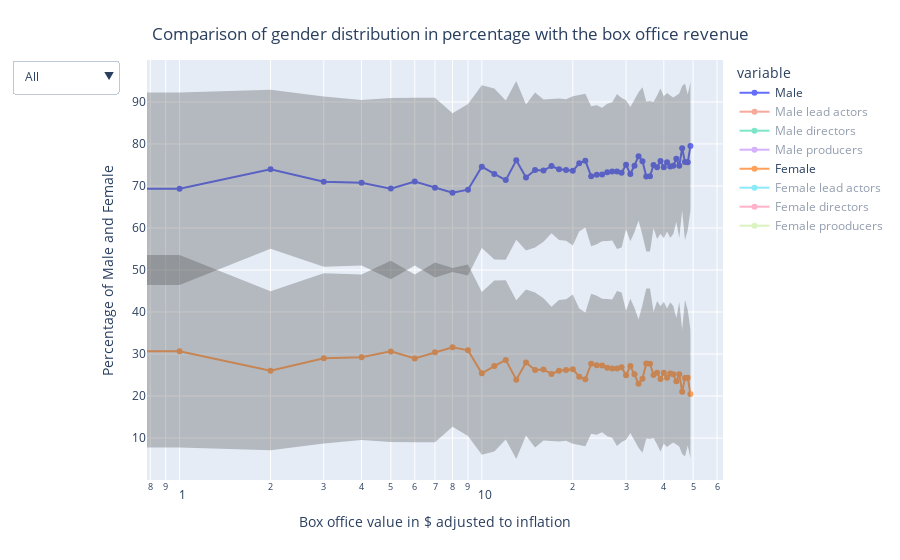

Notebook code for this chart:
### Code cell
# set up start plot
fig = px.line(
    df_box_per_years, 
    y=df_box_per_years.columns, 
    labels={
        'index': 'Box office value in $ adjusted to inflation',
        'box_office_value': 'Box office value in $ adjusted to inflation',
        'value': 'Percentage of Male and Female',
    },
    markers=True,
    log_x=True,
)

cat_stds = ['male_all', 'female_all', 'male_actors', 'female_actors', 'male_director', 'female_director', 'male_producer', 'female_producer']
for cat_std in cat_stds:
    fig.add_trace(
        go.Scatter(
            name=cat_std,
            x=list(df_box_per_years.index),
            y=df_box_per_years[cat_std] + df_stds['{}_std'.format(cat_std)],
            mode='lines',
            marker=dict(color="#444"),
            line=dict(width=0),
            showlegend=False
        )
    )
    fig.add_trace(
        go.Scatter(
            name=cat_std,
            x=list(df_box_per_years.index),
            y=df_box_per_years[cat_std] - df_stds['{}_std'.format(cat_std)],
            marker=dict(color="#444"),
            line=dict(width=0),
            mode='lines',
            fillcolor='rgba(68, 68, 68, 0.3)',
            fill='tonexty',
            showlegend=False
        )
    )

# groups and trace visibilities
categories = {
    'All':['male_all', 'female_all'], 
    'Lead Actors':['male_actors', 'female_actors'],
    'Directors':['male_director', 'female_director'],
    'Producers':['male_producer', 'female_producer'],
}
visibleCats = {}
for cat, cols in categories.items():
    visibleCats[cat] = [col in cols for col in df_box_per_years.columns]

for cat, cols in categories.items():
    vis = [2*[col[:-4] in cols] for col in df_stds.columns]
    visFlat = [item for sublist in vis for item in sublist]
    visibleCats[cat].extend(visFlat)

buttons = []
for cat, vis in visibleCats.items():
    button = dict(label=cat,
                    method = 'restyle',
                    args = ['visible',vis])
    buttons.append(button)

# update layout with buttons                       
fig.update_layout(
    updatemenus=[
        dict(
        type="dropdown",
        direction="down",
        buttons = buttons)
    ],
    hovermode='x'
)

variableNames = {
    'male_all': 'Male',
    'female_all': 'Female',
    'male_actors': 'Male lead actors',
    'female_actors': 'Female lead actors',
    'male_director': 'Male directors',
    'female_director': 'Female directors',
    'male_producer': 'Male producers',
    'female_producer': 'Female prooducers',
}

fig.for_each_trace(
    lambda t: t.update(
        visible = True if t.name in categories['All'] else "legendonly",
        name = variableNames.get(t.name) if variableNames.get(t.name) else t.name
    )
)

fig.update_layout(
    title={
        'text': "Comparison of gender distribution in percentage with the box office revenue",
        'y':0.95,
        'x':0.5,
        'xanchor': 'center',
        'yanchor': 'top'},
)

# buttons
fig.show()
plotly.offline.plot(fig, filename=os.path.join(PLOTS_PATH, 'gender_ratio_box_office.html'))

### Figure 1 — Plotly figure (JSON) as saved in the notebook; plotly's stock layout.template omitted (floating-point values rounded to 4 significant figures)
{"data": [{"hovertemplate": "variable=male_all<br>Box office value in $ adjusted to inflation=%{x}<br>Percentage of Male and Female=%{y}<extra></extra>", "legendgroup": "male_all", "line": {"color": "#636efa", "dash": "solid"}, "marker": {"symbol": "circle"}, "mode": "lines+markers", "name": "Male", "orientation": "v", "showlegend": true, "type": "scatter", "visible": true, "x": [0, 1, 2, 3, 4, 5, 6, 7, 8, 9, 10, 11, 12, 13, 14, 15, 16, 17, 18, 19, 20, 21, 22, 23, 24, 25, 26, 27, 28, 29, 30, 31, 32, 33, 34, 35, 36, 37, 38, 39, 40, 41, 42, 43, 44, 45, 46, 47, 48, 49], "xaxis": "x", "y": [69.79, 69.32, 73.99, 71.03, 70.76, 69.37, 71.05, 69.61, 68.41, 69.11, 74.6, 72.87, 71.4, 76.09, 72.04, 73.78, 73.67, 74.74, 73.99, 73.81, 73.6, 75.4, 76.03, 72.3, 72.69, 72.71, 73.24, 73.47, 73.45, 73.14, 75.05, 72.83, 74.81, 77.05, 75.89, 72.26, 72.32, 75, 74.46, 75.91, 74.46, 75.64, 74.61, 74.79, 76.5, 74.81, 79.01, 75.72, 75.63, 79.5], "yaxis": "y"}, {"hovertemplate": "variable=male_actors<br>Box office value in $ adjusted to inflation=%{x}<br>Percentage of Male and Female=%{y}<extra></extra>", "legendgroup": "male_actors", "line": {"color": "#EF553B", "dash": "solid"}, "marker": {"symbol": "circle"}, "mode": "lines+markers", "name": "Male lead actors", "orientation": "v", "showlegend": true, "type": "scatter", "visible": "legendonly", "x": [0, 1, 2, 3, 4, 5, 6, 7, 8, 9, 10, 11, 12, 13, 14, 15, 16, 17, 18, 19, 20, 21, 22, 23, 24, 25, 26, 27, 28, 29, 30, 31, 32, 33, 34, 35, 36, 37, 38, 39, 40, 41, 42, 43, 44, 45, 46, 47, 48, 49], "xaxis": "x", "y": [63.14, 60.61, 65.22, 64.76, 62.14, 63.49, 61.21, 61.13, 62.44, 59.59, 67.03, 65.82, 63.23, 69.3, 63.02, 67.02, 66.48, 66.38, 64.43, 66.29, 65.67, 66.87, 67.38, 62.68, 62.9, 64.08, 66.37, 65.65, 66.42, 63.96, 67.27, 64.24, 66.6, 68.85, 66.52, 64.03, 64.85, 67.35, 66.67, 67.87, 65.84, 65.95, 67.23, 66.38, 68.27, 64.94, 71.21, 66.51, 69.66, 72.22], "yaxis": "y"}, {"hovertemplate": "variable=male_director<br>Box office value in $ adjusted to inflation=%{x}<br>Percentage of Male and Female=%{y}<extra></extra>", "legendgroup": "male_director", "line": {"color": "#00cc96", "dash": "solid"}, "marker": {"symbol": "circle"}, "mode": "lines+markers", "name": "Male directors", "orientation": "v", "showlegend": true, "type": "scatter", "visible": "legendonly", "x": [0, 1, 2, 3, 4, 5, 6, 7, 8, 9, 10, 11, 12, 13, 14, 15, 16, 17, 18, 19, 20, 21, 22, 23, 24, 25, 26, 27, 28, 29, 30, 31, 32, 33, 34, 35, 36, 37, 38, 39, 40, 41, 42, 43, 44, 45, 46, 47, 48, 49], "xaxis": "x", "y": [89.36, 87.01, 91.77, 88.54, 91.67, 86.58, 93.67, 88.89, 85.8, 93.08, 96.79, 91.03, 87.65, 91.98, 98.77, 93.17, 95.62, 95.09, 96.32, 92.64, 93.87, 97.58, 98.17, 97.56, 95.76, 95.76, 93.94, 93.9, 93.98, 94.51, 96.34, 94.55, 96.39, 96.99, 95.12, 95.78, 95.18, 95.81, 94.58, 96.34, 96.99, 98.79, 95.78, 96.39, 97.59, 97.59, 100, 95.18, 95.76, 98.78], "yaxis": "y"}, {"hovertemplate": "variable=male_producer<br>Box office value in $ adjusted to inflation=%{x}<br>Percentage of Male and Female=%{y}<extra></extra>", "legendgroup": "male_producer", "line": {"color": "#ab63fa", "dash": "solid"}, "marker": {"symbol": "circle"}, "mode": "lines+markers", "name": "Male producers", "orientation": "v", "showlegend": true, "type": "scatter", "visible": "legendonly", "x": [0, 1, 2, 3, 4, 5, 6, 7, 8, 9, 10, 11, 12, 13, 14, 15, 16, 17, 18, 19, 20, 21, 22, 23, 24, 25, 26, 27, 28, 29, 30, 31, 32, 33, 34, 35, 36, 37, 38, 39, 40, 41, 42, 43, 44, 45, 46, 47, 48, 49], "xaxis": "x", "y": [79.55, 85.05, 90.53, 81.48, 86.41, 84.85, 89.52, 83.93, 80.87, 90.09, 89.6, 81.74, 89.23, 91.15, 88.5, 89.43, 88.28, 92.65, 94.78, 91.73, 90.91, 93.89, 94.93, 93.01, 93.53, 93.48, 89.47, 89.44, 90.85, 94.48, 91.1, 93.15, 91.43, 94, 93.62, 85.62, 88.59, 90.38, 91.95, 91.03, 90.62, 88.61, 88.08, 91.61, 91.82, 93.08, 91.36, 90.85, 81.99, 85.37], "yaxis": "y"}, {"hovertemplate": "variable=female_all<br>Box office value in $ adjusted to inflation=%{x}<br>Percentage of Male and Female=%{y}<extra></extra>", "legendgroup": "female_all", "line": {"color": "#FFA15A", "dash": "solid"}, "marker": {"symbol": "circle"}, "mode": "lines+markers", "name": "Female", "orientation": "v", "showlegend": true, "type": "scatter", "visible": true, "x": [0, 1, 2, 3, 4, 5, 6, 7, 8, 9, 10, 11, 12, 13, 14, 15, 16, 17, 18, 19, 20, 21, 22, 23, 24, 25, 26, 27, 28, 29, 30, 31, 32, 33, 34, 35, 36, 37, 38, 39, 40, 41, 42, 43, 44, 45, 46, 47, 48, 49], "xaxis": "x", "y": [30.21, 30.68, 26.01, 28.97, 29.24, 30.63, 28.95, 30.39, 31.59, 30.89, 25.4, 27.13, 28.6, 23.91, 27.96, 26.22, 26.33, 25.26, 26.01, 26.19, 26.4, 24.6, 23.97, 27.7, 27.31, 27.29, 26.76, 26.53, 26.55, 26.86, 24.95, 27.17, 25.19, 22.95, 24.11, 27.74, 27.68, 25, 25.54, 24.09, 25.54, 24.36, 25.39, 25.21, 23.5, 25.19, 20.99, 24.28, 24.37, 20.5], "yaxis": "y"}, {"hovertemplate": "variable=female_actors<br>Box office value in $ adjusted to inflation=%{x}<br>Percentage of Male and Female=%{y}<extra></extra>", "legendgroup": "female_actors", "line": {"color": "#19d3f3", "dash": "solid"}, "marker": {"symbol": "circle"}, "mode": "lines+markers", "name": "Female lead actors", "orientation": "v", "showlegend": true, "type": "scatter", "visible": "legendonly", "x": [0, 1, 2, 3, 4, 5, 6, 7, 8, 9, 10, 11, 12, 13, 14, 15, 16, 17, 18, 19, 20, 21, 22, 23, 24, 25, 26, 27, 28, 29, 30, 31, 32, 33, 34, 35, 36, 37, 38, 39, 40, 41, 42, 43, 44, 45, 46, 47, 48, 49], "xaxis": "x", "y": [36.86, 39.39, 34.78, 35.24, 37.86, 36.51, 38.79, 38.87, 37.56, 40.41, 32.97, 34.18, 36.77, 30.7, 36.98, 32.98, 33.52, 33.62, 35.57, 33.71, 34.33, 33.13, 32.62, 37.32, 37.1, 35.92, 33.63, 34.35, 33.58, 36.04, 32.73, 35.76, 33.4, 31.15, 33.48, 35.97, 35.15, 32.65, 33.33, 32.13, 34.16, 34.05, 32.77, 33.62, 31.73, 35.06, 28.79, 33.49, 30.34, 27.78], "yaxis": "y"}, {"hovertemplate": "variable=female_director<br>Box office value in $ adjusted to inflation=%{x}<br>Percentage of Male and Female=%{y}<extra></extra>", "legendgroup": "female_director", "line": {"color": "#FF6692", "dash": "solid"}, "marker": {"symbol": "circle"}, "mode": "lines+markers", "name": "Female directors", "orientation": "v", "showlegend": true, "type": "scatter", "visible": "legendonly", "x": [0, 1, 2, 3, 4, 5, 6, 7, 8, 9, 10, 11, 12, 13, 14, 15, 16, 17, 18, 19, 20, 21, 22, 23, 24, 25, 26, 27, 28, 29, 30, 31, 32, 33, 34, 35, 36, 37, 38, 39, 40, 41, 42, 43, 44, 45, 46, 47, 48, 49], "xaxis": "x", "y": [10.64, 12.99, 8.228, 11.46, 8.333, 13.42, 6.329, 11.11, 14.2, 6.918, 3.205, 8.974, 12.35, 8.025, 1.227, 6.832, 4.375, 4.908, 3.681, 7.362, 6.135, 2.424, 1.829, 2.439, 4.242, 4.242, 6.061, 6.098, 6.024, 5.488, 3.659, 5.455, 3.614, 3.012, 4.878, 4.217, 4.819, 4.192, 5.422, 3.659, 3.012, 1.212, 4.217, 3.614, 2.41, 2.41, 0, 4.819, 4.242, 1.22], "yaxis": "y"}, {"hovertemplate": "variable=female_producer<br>Box office value in $ adjusted to inflation=%{x}<br>Percentage of Male and Female=%{y}<extra></extra>", "legendgroup": "female_producer", "line": {"color": "#B6E880", "dash": "solid"}, "marker": {"symbol": "circle"}, "mode": "lines+markers", "name": "Female prooducers", "orientation": "v", "showlegend": true, "type": "scatter", "visible": "legendonly", "x": [0, 1, 2, 3, 4, 5, 6, 7, 8, 9, 10, 11, 12, 13, 14, 15, 16, 17, 18, 19, 20, 21, 22, 23, 24, 25, 26, 27, 28, 29, 30, 31, 32, 33, 34, 35, 36, 37, 38, 39, 40, 41, 42, 43, 44, 45, 46, 47, 48, 49], "xaxis": "x", "y": [20.45, 14.95, 9.474, 18.52, 13.59, 15.15, 10.48, 16.07, 19.13, 9.91, 10.4, 18.26, 10.77, 8.85, 11.5, 10.57, 11.72, 7.353, 5.224, 8.271, 9.091, 6.107, 5.072, 6.993, 6.475, 6.522, 10.53, 10.56, 9.155, 5.517, 8.904, 6.849, 8.571, 6, 6.383, 14.38, 11.41, 9.615, 8.054, 8.974, 9.375, 11.39, 11.92, 8.387, 8.176, 6.918, 8.642, 9.146, 18.01, 14.63], "yaxis": "y"}, {"line": {"width": 0}, "marker": {"color": "#444"}, "mode": "lines", "name": "Male", "showlegend": false, "type": "scatter", "visible": true, "x": [0, 1, 2, 3, 4, 5, 6, 7, 8, 9, 10, 11, 12, 13, 14, 15, 16, 17, 18, 19, 20, 21, 22, 23, 24, 25, 26, 27, 28, 29, 30, 31, 32, 33, 34, 35, 36, 37, 38, 39, 40, 41, 42, 43, 44, 45, 46, 47, 48, 49], "y": [92.18, 92.24, 92.92, 91.29, 90.48, 90.92, 91.02, 90.97, 87.31, 89.51, 93.95, 93.23, 90.33, 94.98, 89.41, 92.22, 90.61, 90.71, 90.83, 90.66, 91.35, 91.66, 91.96, 88.95, 89.22, 88.6, 89.58, 89.91, 91.88, 90.92, 90.42, 88.82, 90.59, 92.31, 93.51, 90.11, 90.22, 89.97, 91.52, 93.22, 91.37, 92.1, 91.55, 91.03, 91.56, 92.01, 93.79, 94.38, 91.74, 94.75]}, {"fill": "tonexty", "fillcolor": "rgba(68, 68, 68, 0.3)", "line": {"width": 0}, "marker": {"color": "#444"}, "mode": "lines", "name": "Male", "showlegend": false, "type": "scatter", "visible": true, "x": [0, 1, 2, 3, 4, 5, 6, 7, 8, 9, 10, 11, 12, 13, 14, 15, 16, 17, 18, 19, 20, 21, 22, 23, 24, 25, 26, 27, 28, 29, 30, 31, 32, 33, 34, 35, 36, 37, 38, 39, 40, 41, 42, 43, 44, 45, 46, 47, 48, 49], "y": [47.4, 46.41, 55.06, 50.77, 51.05, 47.82, 51.08, 48.24, 49.5, 48.71, 55.26, 52.52, 52.46, 57.2, 54.67, 55.33, 56.73, 58.77, 57.15, 56.97, 55.85, 59.14, 60.09, 55.65, 56.15, 56.82, 56.9, 57.02, 55.02, 55.36, 59.68, 56.85, 59.03, 61.79, 58.27, 54.42, 54.43, 60.03, 57.41, 58.61, 57.55, 59.18, 57.67, 58.56, 61.44, 57.6, 64.23, 57.07, 59.52, 64.25]}, {"line": {"width": 0}, "marker": {"color": "#444"}, "mode": "lines", "name": "Female", "showlegend": false, "type": "scatter", "visible": true, "x": [0, 1, 2, 3, 4, 5, 6, 7, 8, 9, 10, 11, 12, 13, 14, 15, 16, 17, 18, 19, 20, 21, 22, 23, 24, 25, 26, 27, 28, 29, 30, 31, 32, 33, 34, 35, 36, 37, 38, 39, 40, 41, 42, 43, 44, 45, 46, 47, 48, 49], "y": [52.6, 53.59, 44.94, 49.23, 48.95, 52.18, 48.92, 51.76, 50.5, 51.29, 44.74, 47.48, 47.54, 42.8, 45.33, 44.67, 43.27, 41.23, 42.85, 43.03, 44.15, 40.86, 39.91, 44.35, 43.85, 43.18, 43.1, 42.98, 44.98, 44.64, 40.32, 43.15, 40.97, 38.21, 41.73, 45.58, 45.57, 39.97, 42.59, 41.39, 42.45, 40.82, 42.33, 41.44, 38.56, 42.4, 35.77, 42.93, 40.48, 35.75]}, {"fill": "tonexty", "fillcolor": "rgba(68, 68, 68, 0.3)", "line": {"width": 0}, "marker": {"color": "#444"}, "mode": "lines", "name": "Female", "showlegend": false, "type": "scatter", "visible": true, "x": [0, 1, 2, 3, 4, 5, 6, 7, 8, 9, 10, 11, 12, 13, 14, 15, 16, 17, 18, 19, 20, 21, 22, 23, 24, 25, 26, 27, 28, 29, 30, 31, 32, 33, 34, 35, 36, 37, 38, 39, 40, 41, 42, 43, 44, 45, 46, 47, 48, 49], "y": [7.823, 7.76, 7.083, 8.715, 9.52, 9.084, 8.983, 9.029, 12.69, 10.49, 6.049, 6.773, 9.669, 5.016, 10.59, 7.776, 9.393, 9.292, 9.171, 9.341, 8.646, 8.336, 8.039, 11.05, 10.78, 11.4, 10.42, 10.09, 8.12, 9.079, 9.584, 11.18, 9.405, 7.687, 6.487, 9.893, 9.784, 10.03, 8.478, 6.779, 8.634, 7.896, 8.454, 8.971, 8.444, 7.986, 6.214, 5.618, 8.257, 5.246]}, {"line": {"width": 0}, "marker": {"color": "#444"}, "mode": "lines", "name": "Male lead actors", "showlegend": false, "type": "scatter", "visible": "legendonly", "x": [0, 1, 2, 3, 4, 5, 6, 7, 8, 9, 10, 11, 12, 13, 14, 15, 16, 17, 18, 19, 20, 21, 22, 23, 24, 25, 26, 27, 28, 29, 30, 31, 32, 33, 34, 35, 36, 37, 38, 39, 40, 41, 42, 43, 44, 45, 46, 47, 48, 49], "y": [87.8, 86.12, 89.12, 87.47, 85.89, 86.61, 87.27, 85.56, 84.2, 84.01, 90.38, 88.51, 85.62, 91.46, 85.92, 87.78, 87.05, 86.47, 85.99, 87.5, 87.06, 88.07, 87.24, 83.43, 82.7, 82.93, 85.42, 85.03, 88.07, 84.85, 85.65, 83.55, 86.05, 87.78, 87.56, 83.33, 87.08, 85.2, 86.31, 88.54, 86.35, 85.82, 85.35, 85.06, 86.69, 86.47, 90.53, 88.51, 87.23, 88.95]}, {"fill": "tonexty", "fillcolor": "rgba(68, 68, 68, 0.3)", "line": {"width": 0}, "marker": {"color": "#444"}, "mode": "lines", "name": "Male lead actors", "showlegend": false, "type": "scatter", "visible": "legendonly", "x": [0, 1, 2, 3, 4, 5, 6, 7, 8, 9, 10, 11, 12, 13, 14, 15, 16, 17, 18, 19, 20, 21, 22, 23, 24, 25, 26, 27, 28, 29, 30, 31, 32, 33, 34, 35, 36, 37, 38, 39, 40, 41, 42, 43, 44, 45, 46, 47, 48, 49], "y": [38.48, 35.1, 41.31, 42.05, 38.4, 40.37, 35.16, 36.7, 40.68, 35.18, 43.68, 43.13, 40.84, 47.14, 40.11, 46.27, 45.92, 46.29, 42.88, 45.09, 44.28, 45.67, 47.52, 41.93, 43.09, 45.23, 47.32, 46.26, 44.76, 43.08, 48.89, 44.92, 47.16, 49.92, 45.47, 44.73, 42.61, 49.49, 47.03, 47.21, 45.34, 46.08, 49.11, 47.7, 49.86, 43.4, 51.9, 44.51, 52.09, 55.5]}, {"line": {"width": 0}, "marker": {"color": "#444"}, "mode": "lines", "name": "Female lead actors", "showlegend": false, "type": "scatter", "visible": "legendonly", "x": [0, 1, 2, 3, 4, 5, 6, 7, 8, 9, 10, 11, 12, 13, 14, 15, 16, 17, 18, 19, 20, 21, 22, 23, 24, 25, 26, 27, 28, 29, 30, 31, 32, 33, 34, 35, 36, 37, 38, 39, 40, 41, 42, 43, 44, 45, 46, 47, 48, 49], "y": [61.52, 64.9, 58.69, 57.95, 61.6, 59.63, 64.84, 63.3, 59.32, 64.82, 56.32, 56.87, 59.16, 52.86, 59.89, 53.73, 54.08, 53.71, 57.12, 54.91, 55.72, 54.33, 52.48, 58.07, 56.91, 54.77, 52.68, 53.74, 55.24, 56.92, 51.11, 55.08, 52.84, 50.08, 54.53, 55.27, 57.39, 50.51, 52.97, 52.79, 54.66, 53.92, 50.89, 52.3, 50.14, 56.6, 48.1, 55.49, 47.91, 44.5]}, {"fill": "tonexty", "fillcolor": "rgba(68, 68, 68, 0.3)", "line": {"width": 0}, "marker": {"color": "#444"}, "mode": "lines", "name": "Female lead actors", "showlegend": false, "type": "scatter", "visible": "legendonly", "x": [0, 1, 2, 3, 4, 5, 6, 7, 8, 9, 10, 11, 12, 13, 14, 15, 16, 17, 18, 19, 20, 21, 22, 23, 24, 25, 26, 27, 28, 29, 30, 31, 32, 33, 34, 35, 36, 37, 38, 39, 40, 41, 42, 43, 44, 45, 46, 47, 48, 49], "y": [12.2, 13.88, 10.88, 12.53, 14.11, 13.39, 12.73, 14.44, 15.8, 15.99, 9.625, 11.49, 14.38, 8.544, 14.08, 12.22, 12.95, 13.53, 14.01, 12.5, 12.94, 11.93, 12.76, 16.57, 17.3, 17.07, 14.58, 14.97, 11.93, 15.15, 14.35, 16.45, 13.95, 12.22, 12.44, 16.67, 12.92, 14.8, 13.69, 11.46, 13.65, 14.18, 14.65, 14.94, 13.31, 13.53, 9.474, 11.49, 12.77, 11.05]}, {"line": {"width": 0}, "marker": {"color": "#444"}, "mode": "lines", "name": "Male directors", "showlegend": false, "type": "scatter", "visible": "legendonly", "x": [0, 1, 2, 3, 4, 5, 6, 7, 8, 9, 10, 11, 12, 13, 14, 15, 16, 17, 18, 19, 20, 21, 22, 23, 24, 25, 26, 27, 28, 29, 30, 31, 32, 33, 34, 35, 36, 37, 38, 39, 40, 41, 42, 43, 44, 45, 46, 47, 48, 49], "y": [120.3, 120.7, 119.3, 120.5, 119.4, 120.8, 118.1, 120.4, 120.8, 118.5, 114.5, 119.7, 120.7, 119.2, 109.8, 118.5, 116.1, 116.8, 115.2, 118.8, 117.9, 113.0, 111.6, 113.0, 116.0, 116.0, 117.9, 117.9, 117.8, 117.4, 115.2, 117.3, 115.1, 114.1, 116.7, 115.9, 116.7, 115.9, 117.3, 115.2, 114.1, 109.8, 115.9, 115.1, 113.0, 113.0, 100, 116.7, 116.0, 109.8]}, {"fill": "tonexty", "fillcolor": "rgba(68, 68, 68, 0.3)", "line": {"width": 0}, "marker": {"color": "#444"}, "mode": "lines", "name": "Male directors", "showlegend": false, "type": "scatter", "visible": "legendonly", "x": [0, 1, 2, 3, 4, 5, 6, 7, 8, 9, 10, 11, 12, 13, 14, 15, 16, 17, 18, 19, 20, 21, 22, 23, 24, 25, 26, 27, 28, 29, 30, 31, 32, 33, 34, 35, 36, 37, 38, 39, 40, 41, 42, 43, 44, 45, 46, 47, 48, 49], "y": [58.42, 53.29, 64.21, 56.57, 63.94, 52.37, 69.24, 57.36, 50.79, 67.63, 79.12, 62.35, 54.66, 64.72, 87.73, 67.86, 75.11, 73.42, 77.43, 66.44, 69.79, 82.15, 84.73, 82.09, 75.54, 75.54, 70.01, 69.9, 70.11, 71.67, 77.51, 71.77, 77.66, 79.84, 73.52, 75.62, 73.7, 75.71, 71.87, 77.51, 79.84, 87.81, 75.62, 77.66, 82.21, 82.21, 100, 73.7, 75.54, 87.77]}, {"line": {"width": 0}, "marker": {"color": "#444"}, "mode": "lines", "name": "Female directors", "showlegend": false, "type": "scatter", "visible": "legendonly", "x": [0, 1, 2, 3, 4, 5, 6, 7, 8, 9, 10, 11, 12, 13, 14, 15, 16, 17, 18, 19, 20, 21, 22, 23, 24, 25, 26, 27, 28, 29, 30, 31, 32, 33, 34, 35, 36, 37, 38, 39, 40, 41, 42, 43, 44, 45, 46, 47, 48, 49], "y": [41.58, 46.71, 35.79, 43.43, 36.06, 47.63, 30.76, 42.64, 49.21, 32.37, 20.88, 37.65, 45.34, 35.28, 12.27, 32.14, 24.89, 26.58, 22.57, 33.56, 30.21, 17.85, 15.27, 17.91, 24.46, 24.46, 29.99, 30.1, 29.89, 28.33, 22.49, 28.23, 22.34, 20.16, 26.48, 24.38, 26.3, 24.29, 28.13, 22.49, 20.16, 12.19, 24.38, 22.34, 17.79, 17.79, 0, 26.3, 24.46, 12.23]}, {"fill": "tonexty", "fillcolor": "rgba(68, 68, 68, 0.3)", "line": {"width": 0}, "marker": {"color": "#444"}, "mode": "lines", "name": "Female directors", "showlegend": false, "type": "scatter", "visible": "legendonly", "x": [0, 1, 2, 3, 4, 5, 6, 7, 8, 9, 10, 11, 12, 13, 14, 15, 16, 17, 18, 19, 20, 21, 22, 23, 24, 25, 26, 27, 28, 29, 30, 31, 32, 33, 34, 35, 36, 37, 38, 39, 40, 41, 42, 43, 44, 45, 46, 47, 48, 49], "y": [-20.3, -20.74, -19.34, -20.5, -19.39, -20.78, -18.1, -20.41, -20.81, -18.54, -14.47, -19.7, -20.65, -19.23, -9.816, -18.48, -16.14, -16.76, -15.21, -18.83, -17.94, -13.0, -11.61, -13.03, -15.97, -15.97, -17.87, -17.9, -17.84, -17.36, -15.17, -17.32, -15.11, -14.13, -16.73, -15.94, -16.66, -15.91, -17.29, -15.17, -14.13, -9.764, -15.94, -15.11, -12.97, -12.97, 0, -16.66, -15.97, -9.79]}, {"line": {"width": 0}, "marker": {"color": "#444"}, "mode": "lines", "name": "Male producers", "showlegend": false, "type": "scatter", "visible": "legendonly", "x": [0, 1, 2, 3, 4, 5, 6, 7, 8, 9, 10, 11, 12, 13, 14, 15, 16, 17, 18, 19, 20, 21, 22, 23, 24, 25, 26, 27, 28, 29, 30, 31, 32, 33, 34, 35, 36, 37, 38, 39, 40, 41, 42, 43, 44, 45, 46, 47, 48, 49], "y": [120.1, 120.9, 120.0, 120.5, 120.8, 120.9, 120.3, 120.8, 120.4, 120.1, 120.2, 120.5, 120.3, 119.7, 120.5, 120.3, 120.6, 118.8, 117.1, 119.4, 119.8, 117.9, 117.0, 118.6, 118.2, 118.3, 120.3, 120.3, 119.8, 117.4, 119.7, 118.5, 119.5, 117.8, 118.1, 120.8, 120.5, 120.0, 119.3, 119.7, 119.9, 120.5, 120.6, 119.4, 119.3, 118.5, 119.5, 119.8, 120.5, 120.8]}, {"fill": "tonexty", "fillcolor": "rgba(68, 68, 68, 0.3)", "line": {"width": 0}, "marker": {"color": "#444"}, "mode": "lines", "name": "Male producers", "showlegend": false, "type": "scatter", "visible": "legendonly", "x": [0, 1, 2, 3, 4, 5, 6, 7, 8, 9, 10, 11, 12, 13, 14, 15, 16, 17, 18, 19, 20, 21, 22, 23, 24, 25, 26, 27, 28, 29, 30, 31, 32, 33, 34, 35, 36, 37, 38, 39, 40, 41, 42, 43, 44, 45, 46, 47, 48, 49], "y": [38.98, 49.22, 61.09, 42.46, 51.97, 48.81, 58.75, 47.04, 41.36, 60.08, 58.95, 42.94, 58.11, 62.62, 56.45, 58.56, 55.99, 66.45, 72.44, 64.08, 62.05, 69.86, 72.9, 67.41, 68.83, 68.7, 58.67, 58.59, 61.9, 71.57, 62.52, 67.8, 63.33, 70.17, 69.08, 50.42, 56.69, 60.81, 64.64, 62.35, 61.39, 56.73, 55.57, 63.8, 64.34, 67.63, 63.17, 61.94, 43.44, 49.91]}, {"line": {"width": 0}, "marker": {"color": "#444"}, "mode": "lines", "name": "Female prooducers", "showlegend": false, "type": "scatter", "visible": "legendonly", "x": [0, 1, 2, 3, 4, 5, 6, 7, 8, 9, 10, 11, 12, 13, 14, 15, 16, 17, 18, 19, 20, 21, 22, 23, 24, 25, 26, 27, 28, 29, 30, 31, 32, 33, 34, 35, 36, 37, 38, 39, 40, 41, 42, 43, 44, 45, 46, 47, 48, 49], "y": [61.02, 50.78, 38.91, 57.54, 48.03, 51.19, 41.25, 52.96, 58.64, 39.92, 41.05, 57.06, 41.89, 37.38, 43.55, 41.44, 44.01, 33.55, 27.56, 35.92, 37.95, 30.14, 27.1, 32.59, 31.17, 31.3, 41.33, 41.41, 38.1, 28.43, 37.48, 32.2, 36.67, 29.83, 30.92, 49.58, 43.31, 39.19, 35.36, 37.65, 38.61, 43.27, 44.43, 36.2, 35.66, 32.37, 36.83, 38.06, 56.56, 50.09]}, {"fill": "tonexty", "fillcolor": "rgba(68, 68, 68, 0.3)", "line": {"width": 0}, "marker": {"color": "#444"}, "mode": "lines", "name": "Female prooducers", "showlegend": false, "type": "scatter", "visible": "legendonly", "x": [0, 1, 2, 3, 4, 5, 6, 7, 8, 9, 10, 11, 12, 13, 14, 15, 16, 17, 18, 19, 20, 21, 22, 23, 24, 25, 26, 27, 28, 29, 30, 31, 32, 33, 34, 35, 36, 37, 38, 39, 40, 41, 42, 43, 44, 45, 46, 47, 48, 49], "y": [-20.11, -20.88, -19.97, -20.51, -20.85, -20.89, -20.3, -20.82, -20.37, -20.11, -20.25, -20.54, -20.35, -19.68, -20.55, -20.3, -20.57, -18.84, -17.11, -19.38, -19.77, -17.93, -16.95, -18.6, -18.22, -18.26, -20.28, -20.28, -19.79, -17.39, -19.67, -18.5, -19.52, -17.83, -18.15, -20.82, -20.49, -19.96, -19.25, -19.7, -19.86, -20.48, -20.59, -19.42, -19.31, -18.54, -19.54, -19.77, -20.54, -20.82]}], "layout": {"hovermode": "x", "legend": {"title": {"text": "variable"}, "tracegroupgap": 0}, "margin": {"t": 60}, "title": {"text": "Comparison of gender distribution in percentage with the box office revenue", "x": 0.5, "xanchor": "center", "y": 0.95, "yanchor": "top"}, "updatemenus": [{"buttons": [{"args": ["visible", [true, false, false, false, true, false, false, false, true, true, true, true, false, false, false, false, false, false, false, false, false, false, false, false]], "label": "All", "method": "restyle"}, {"args": ["visible", [false, true, false, false, false, true, false, false, false, false, false, false, true, true, true, true, false, false, false, false, false, false, false, false]], "label": "Lead Actors", "method": "restyle"}, {"args": ["visible", [false, false, true, false, false, false, true, false, false, false, false, false, false, false, false, false, true, true, true, true, false, false, false, false]], "label": "Directors", "method": "restyle"}, {"args": ["visible", [false, false, false, true, false, false, false, true, false, false, false, false, false, false, false, false, false, false, false, false, true, true, true, true]], "label": "Producers", "method": "restyle"}], "direction": "down", "type": "dropdown"}], "xaxis": {"anchor": "y", "domain": [0, 1], "title": {"text": "Box office value in $ adjusted to inflation"}, "type": "log"}, "yaxis": {"anchor": "x", "domain": [0, 1], "title": {"text": "Percentage of Male and Female"}}}}
